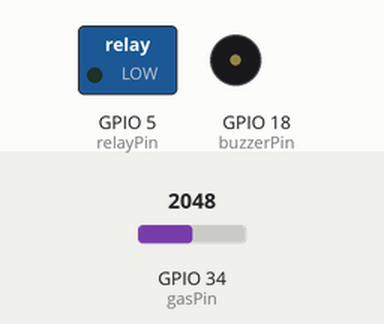
Simulated run of this sketch. Board: ESP32. Parts: switched loads named in the sketch (green lamp = pin HIGH), buzzer (waves = sounding, pin HIGH). Inputs (shaded band) come from the test bench; at power-on: GPIO 34 (gasPin) = 2048. WiFi joins after 1.5 s; servers stay silent unless stated; uploads are accepted with an empty reply; what the sketch prints to the serial monitor is not drawn.

Above: at 0.1 s.
At 1.6 s:
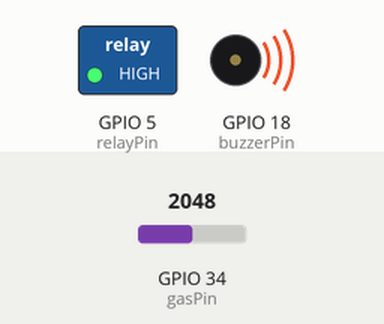
Timing chart, 0 to 3.1 s (numbered marks = the images above):
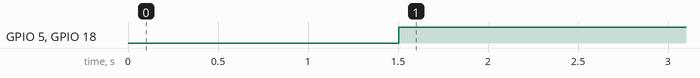

The sketch:

Gas.ino
```cpp
#include <WiFi.h>
#include <HTTPClient.h>

const char* ssid = "Testgas";
const char* password = "mothaiba";
const char* serverName = "http://192.168.212.179:5000/alert";

const int gasPin = 34;     // Chân cảm biến MQ-5
const int relayPin = 5;    // Chân relay điều khiển quạt
const int buzzerPin = 18;  // Chân buzzer chủ động
const int threshold = 750;

void setup() {
  Serial.begin(115200);
  pinMode(relayPin, OUTPUT);
  pinMode(buzzerPin, OUTPUT);
  digitalWrite(relayPin, LOW);  // Tắt quạt ban đầu
  digitalWrite(buzzerPin, LOW); // Tắt còi ban đầu

  WiFi.begin(ssid, password);
  Serial.print("Đang kết nối WiFi...");
  while (WiFi.status() != WL_CONNECTED) {
    delay(500);
    Serial.print(".");
  }
  Serial.println("\n✅ Đã kết nối WiFi!");
}

void loop() {
  int gasValue = analogRead(gasPin);
  Serial.print("Gas Level: ");
  Serial.println(gasValue);

  if (gasValue > threshold) {
    digitalWrite(relayPin, HIGH);   // Bật quạt
    digitalWrite(buzzerPin, HIGH);  // Bật còi liên tục
    Serial.println("⚠️ Gas detected! Fan ON, Buzzer ON");

    if (WiFi.status() == WL_CONNECTED) {
      HTTPClient http;
      http.begin(serverName);
      http.addHeader("Content-Type", "application/json");

      String json = "{\"gas_value\": " + String(gasValue) + "}";
      int httpResponseCode = http.POST(json);

      Serial.print("Gửi cảnh báo: ");
      Serial.println(httpResponseCode);

      http.end();
    }
  } else {
    digitalWrite(relayPin, LOW);    // Tắt quạt
    digitalWrite(buzzerPin, LOW);   // Tắt còi
  }

  delay(5000); // Kiểm tra mỗi 5 giây
}
```

Measured:
- by itself, GPIO 5 (relayPin), GPIO 18 (buzzerPin): LOW → HIGH at 1.5 s
